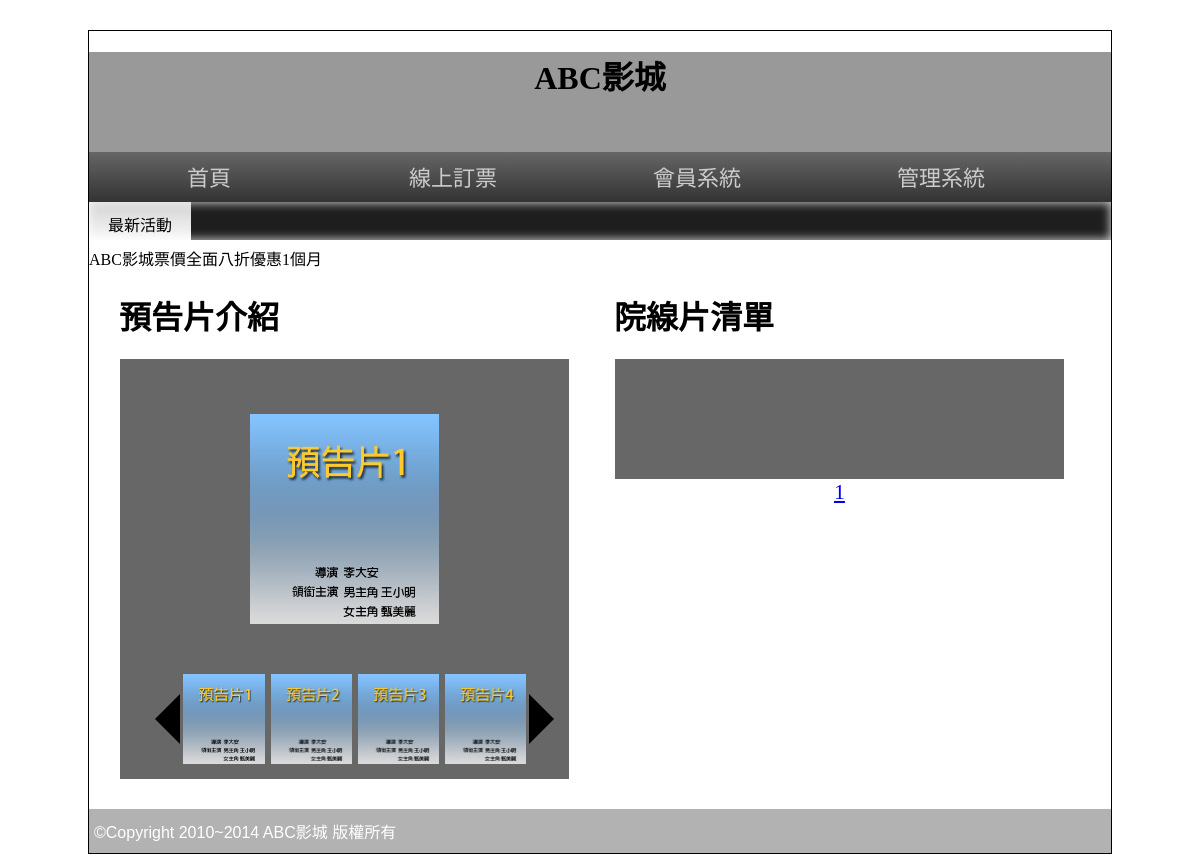
Before: / with the older database file.
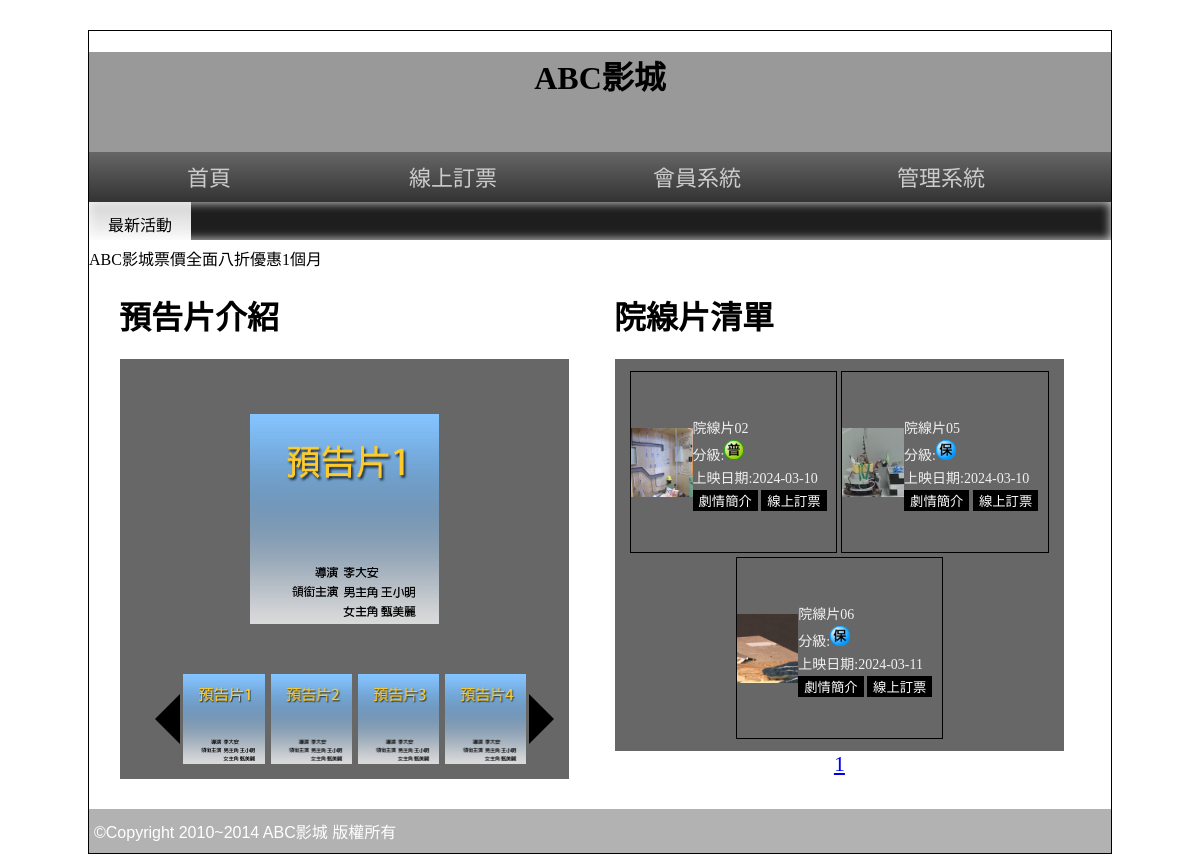
After: the same page with the newer database file.
### tables this page shows
CREATE TABLE `poster` (
  `id` int(10) UNSIGNED NOT NULL,
  `name` text NOT NULL,
  `img` text NOT NULL,
  `no` int(10) UNSIGNED NOT NULL,
  `display` int(1) UNSIGNED NOT NULL
);

CREATE TABLE `movie` (
  `id` int(10) UNSIGNED NOT NULL,
  `name` text NOT NULL,
  `level` int(2) UNSIGNED NOT NULL,
  `length` text NOT NULL,
  `date` date NOT NULL,
  `publish` text NOT NULL,
  `director` text NOT NULL,
  `movie` text NOT NULL,
  `poster` text NOT NULL,
  `intro` text NOT NULL,
  `display` int(1) UNSIGNED NOT NULL,
  `no` int(10) UNSIGNED NOT NULL
);

CREATE TABLE `level` (
  `id` int(2) UNSIGNED NOT NULL,
  `text` text NOT NULL,
  `img` text NOT NULL
);

### api/db.php (called while the page is built, shortened)
<?php
class myDB{
    private $host = "localhost";
    private $charset = "utf8";
    private $dbname = "db15_3";
    private $user = "root";
    private $password = "";
    private $table;
    function __construct($table){
        $this->table = $table;
    }
    function dbLogin(){
        $dsn = "mysql:host=$this->host; charset=$this->charset; dbname=$this->dbname;";
        return new PDO($dsn, $this->user, $this->password);
    }
    function getTargetSet($target, $sep){
        $targetSet = [];
        foreach($target as $key=>$value){
            $str = "`$key`='$value'";
            array_push($targetSet, $str);
        }
        return join($sep, $targetSet);
    }
    function search($target){
        $pdo = $this->dbLogin();
        $targetSet = $this->getTargetSet($target, "&&");
        $sql = "select * from `$this->table` where $targetSet";
        return $pdo->query($sql)->fetch(PDO::FETCH_ASSOC);
    }
    function searchAll($target=[], $option=""){
        $pdo = $this->dbLogin();
        $sql = "select * from `$this->table`";
        if(count($target) > 0){
            $targetSet = $this->getTargetSet($target, "&&");
            $sql = "$sql where $targetSet";
        }
        if(strlen($option) > 0) $sql = "$sql $option";
        return $pdo->query($sql)->fetchAll(PDO::FETCH_ASSOC);
    }
    function sql($sql){
        $pdo = $this->dbLogin();
        return $pdo->query($sql)->fetchAll(PDO::FETCH_ASSOC);
    }
}
?>

### front/main.php (the view, shortened to what this page needs)
<div class="half" style="vertical-align:top;">
    <h1>預告片介紹</h1>
    <div class="rb tab" style="width:95%;">
        <div class="poster">
            <?php
            $posters = $Poster->searchAll(['display'=>1], "order by `no` asc");
            ?>
            <img class="poster-img" src="./img/<?=$posters[0]['img']?>" data-next="<?=$posters[1]['id']?>">
        </div>
        <div class="controls">
            <div class="left-btn"></div>
            <?php
            for($i=0; $i<count($posters); $i++){
                $poster = $posters[$i];
                $state = ($i>3?"":"on");
                $next = ($i==count($posters)-1?$posters[0]:$posters[$i+1]);
                $perv = ($i==0?$posters[count($posters)-1]:$posters[$i-1]);
                echo "<img class='poster-btn poster-{$poster['id']} $state' src='./img/{$poster['img']}'
                    data-id='{$poster['id']}' data-next='{$next['id']}' data-perv='{$perv['id']}'>";
            }
            ?>
            <div class="right-btn"></div>
        </div>
    </div>
</div>
<div class="half">
    <h1>院線片清單</h1>
    <div class="rb tab movie-list" style="width:95%;">
        <?php
        $today = date('Y-m-d');
        $upDate = date('Y-m-d', strtotime('-2 days'));
        $movies = $Movie->sql("select * from `movie` where `date`>='$upDate'&&`date`<='$today'&&`display`=1 order by `no` asc");
        $pageCount = 1;
        if(count($movies)) $pageCount = ceil(count($movies) / 4);
        $now = (isset($_GET['p'])?$_GET['p']:1);
        $start = ($now-1) * 4;
        $end = $start + 4;
        if($now == $pageCount) $end = count($movies);
        for($i=$start; $i<$end; $i++){
            $movie = $movies[$i];
            $level = $Level->search(['id'=>$movie['level']])
        ?>
        <div class="movie-item">
            <div class="movie-img">
                <img src="./img/<?=$movie['poster']?>" style="width: 100%;">
            </div>
            <div class="movie-info">
                <div><?=$movie['name']?></div>
                <div>分級:<img src="./icon/<?=$level['img']?>" style="width: 20px;"></div>
                <div>上映日期:<?=$movie['date']?></div>
                <div>
                    <button onclick="location.href='?do=intro&id=<?=$movie['id']?>'">劇情簡介</button>
                    <button onclick="location.href='?do=order&id=<?=$movie['id']?>'">線上訂票</button>
                </div>
            </div>
        </div>
        <?php
        }
        ?>
    </div>
    <div class="ct">
        <?php
        for($i=1; $i<=$pageCount; $i++){
            $fontSize = ($now==$i?"22px":"16px");
            echo "<a href='?p=$i' style='font-size:$fontSize; margin: 3px;'>$i</a>";
        }
        ?>
    </div>
</div>

Changed rows visible on the page:
now on this page (row edited): movie: poster (picture), name "院線片02", level.img (picture), date "2024-03-10"
now on this page (row edited): movie: poster (picture), name "院線片05", level.img (picture), date "2024-03-10"
now on this page (row edited): movie: poster (picture), name "院線片06", level.img (picture), date "2024-03-11"
